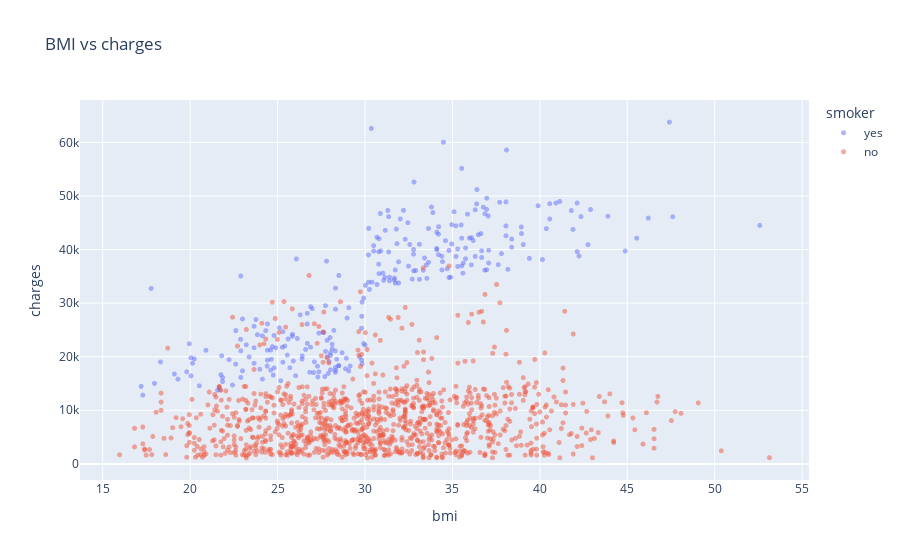

Notebook code for this chart:
### Markdown cell above
The following insights can be made from the chart above.

- The general trend seems that medical charges increse with age.
 Three diffrent clusters are formed from this two groups of smokres and non smokers.

  1. The first and the largest cluster consist of healthy Non-smokers who have relatively low medical charges as compared to smokers.
  2. The second cluster contains a mix od smokers and non smokers.
  3. The final cluster contains exclusively of smokers with mojor medical issues that  are possibly related to or worsened by smoking.

### Code cell
#bmi and charges
fig=px.scatter(medical_data,
              x='bmi',
              y='charges',
              color ='smoker',
              opacity=0.5,
              hover_data=['sex'],
              title='BMI vs charges')
fig.update_traces(marker_size=5)
fig.show()

### Figure 1 — Plotly figure (JSON) as saved in the notebook; plotly's stock layout.template omitted (floating-point values rounded to 4 significant figures; data arrays with more than 128 entries replaced by an {"elided": "..."} marker saying what was removed)
{"data": [{"customdata": {"elided": "274x1 str values"}, "hovertemplate": "smoker=yes<br>bmi=%{x}<br>charges=%{y}<br>sex=%{customdata[0]}<extra></extra>", "legendgroup": "yes", "marker": {"color": "#636efa", "opacity": 0.5, "size": 5, "symbol": "circle"}, "mode": "markers", "name": "yes", "showlegend": true, "type": "scattergl", "x": {"elided": "274 float values"}, "xaxis": "x", "y": {"elided": "274 float values"}, "yaxis": "y"}, {"customdata": {"elided": "1064x1 str values"}, "hovertemplate": "smoker=no<br>bmi=%{x}<br>charges=%{y}<br>sex=%{customdata[0]}<extra></extra>", "legendgroup": "no", "marker": {"color": "#EF553B", "opacity": 0.5, "size": 5, "symbol": "circle"}, "mode": "markers", "name": "no", "showlegend": true, "type": "scattergl", "x": {"elided": "1064 float values"}, "xaxis": "x", "y": {"elided": "1064 float values"}, "yaxis": "y"}], "layout": {"autosize": true, "legend": {"title": {"text": "smoker"}, "tracegroupgap": 0}, "title": {"text": "BMI vs charges"}, "xaxis": {"anchor": "y", "autorange": true, "domain": [0, 1], "range": [13.7, 55.39], "title": {"text": "bmi"}, "type": "linear"}, "yaxis": {"anchor": "x", "autorange": true, "domain": [0, 1], "range": [-3755.0, 68650.0], "title": {"text": "charges"}, "type": "linear"}}}
